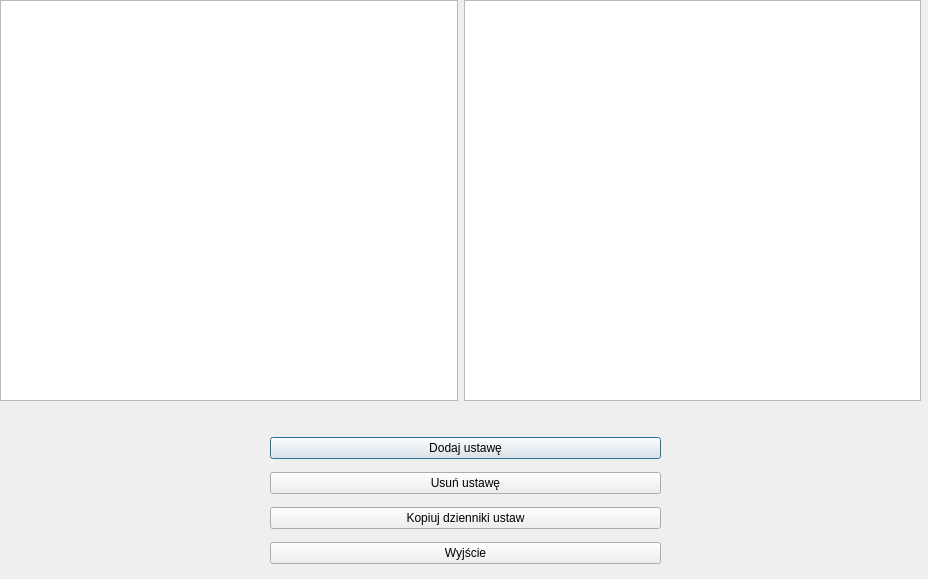
<?xml version="1.0" encoding="UTF-8"?>
<ui version="4.0">
 <class>QMainWindow</class>
 <widget class="QDialog" name="Dialog">
  <property name="geometry">
   <rect>
    <x>0</x>
    <y>0</y>
    <width>928</width>
    <height>579</height>
   </rect>
  </property>
  <property name="windowTitle">
   <string>Program autoISAP</string>
  </property>
  <widget class="QWidget" name="horizontalLayoutWidget">
   <property name="geometry">
    <rect>
     <x>0</x>
     <y>0</y>
     <width>921</width>
     <height>401</height>
    </rect>
   </property>
   <layout class="QHBoxLayout" name="horizontalLayout">
    <item>
     <widget class="QListView" name="Listaustaw"/>
    </item>
    <item>
     <widget class="QListView" name="Listadziennikow"/>
    </item>
   </layout>
  </widget>
  <widget class="QWidget" name="verticalLayoutWidget">
   <property name="geometry">
    <rect>
     <x>270</x>
     <y>430</y>
     <width>391</width>
     <height>141</height>
    </rect>
   </property>
   <layout class="QVBoxLayout" name="verticalLayout">
    <item>
     <widget class="QPushButton" name="Dodajustawe">
      <property name="text">
       <string>Dodaj ustawę</string>
      </property>
     </widget>
    </item>
    <item>
     <widget class="QPushButton" name="Usunustawe">
      <property name="text">
       <string>Usuń ustawę</string>
      </property>
     </widget>
    </item>
    <item>
     <widget class="QPushButton" name="Kopiujdziennik">
      <property name="text">
       <string>Kopiuj dzienniki ustaw</string>
      </property>
     </widget>
    </item>
    <item>
     <widget class="QPushButton" name="Wyjscie">
      <property name="text">
       <string>Wyjście</string>
      </property>
     </widget>
    </item>
   </layout>
  </widget>
 </widget>
 <resources/>
 <connections>
  <connection>
   <sender>Kopiujdziennik</sender>
   <signal>clicked()</signal>
   <receiver>Listadziennikow</receiver>
   <slot>selectAll()</slot>
   <hints>
    <hint type="sourcelabel">
     <x>458</x>
     <y>517</y>
    </hint>
    <hint type="destinationlabel">
     <x>703</x>
     <y>366</y>
    </hint>
   </hints>
  </connection>
  <connection>
   <sender>Listaustaw</sender>
   <signal>indexesMoved(QModelIndexList)</signal>
   <receiver>Listadziennikow</receiver>
   <slot>update()</slot>
   <hints>
    <hint type="sourcelabel">
     <x>229</x>
     <y>200</y>
    </hint>
    <hint type="destinationlabel">
     <x>691</x>
     <y>200</y>
    </hint>
   </hints>
  </connection>
 </connections>
</ui>
